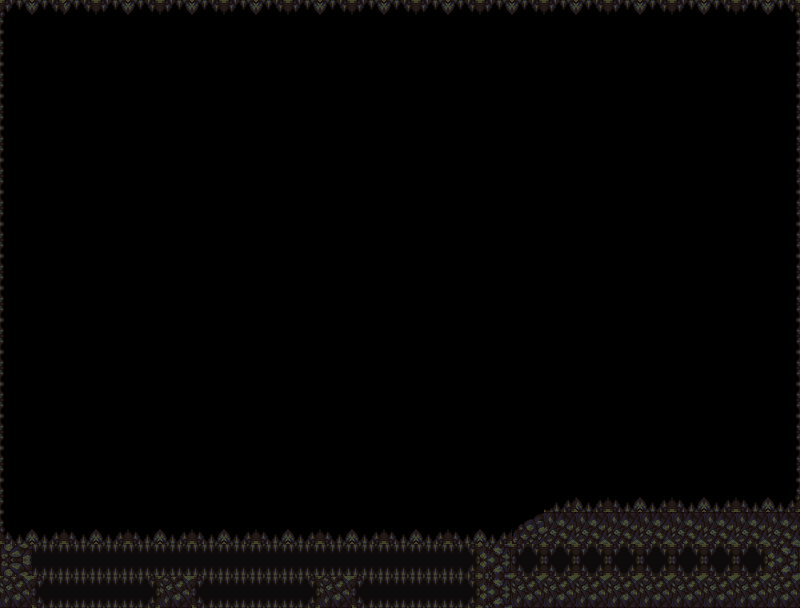

A 2D game scene composited from a Tiled map and its tileset images. What follows is a short description and the map's XML, with each tile layer's data collapsed to a summary:
An orthogonal 25x19 tile map with 32x32 px tiles, 1 tile layer (Tile Layer 1).

<map version="1.0" orientation="orthogonal" width="25" height="19" tilewidth="32" tileheight="32">
 <tileset firstgid="1" name="ui" tilewidth="32" tileheight="32">
  <image source="../tilesets/ui.png" width="224" height="192" />
 </tileset>
 <layer name="Tile Layer 1" width="25" height="19">
  <data>[475 cells, 137 non-empty, 20 distinct tile ids]</data>
 </layer>
</map>